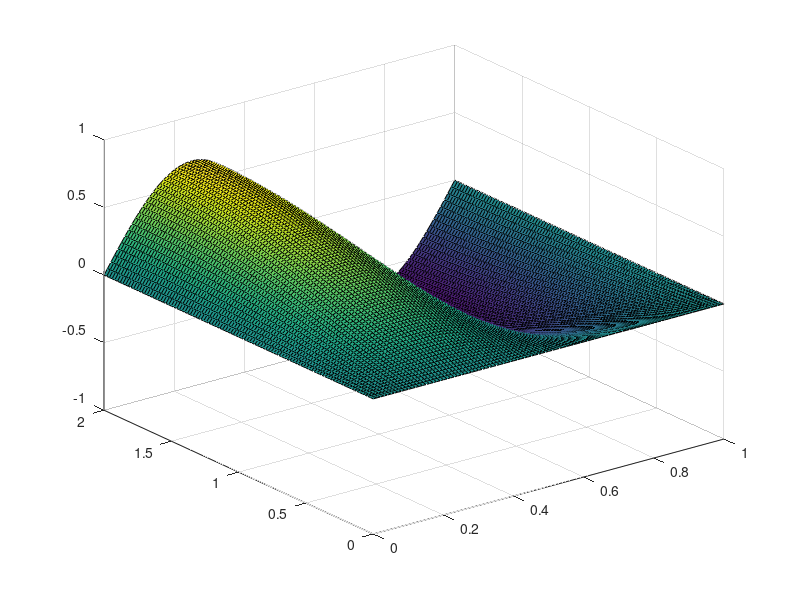

MATLAB code for this plot:
[X, Y] = meshgrid(0:0.01:1,0:0.02:2);

T = 0.01;

U = exp(-65/16*pi*pi*T)*sin(2*pi*X).*sin(pi/4*Y);

surf(X,Y,U); axis([0 1 0 2 -1 1]);